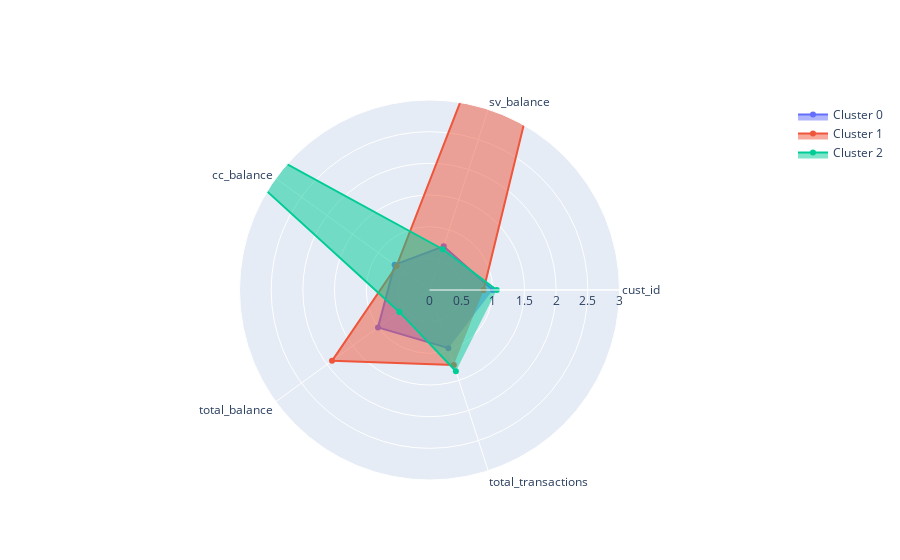

The cell this chart's notebook holds for it:
### Code cell
import plotly.graph_objects as go

categories = df_radar.columns.to_list()
fig = go.Figure()

i=0
for index, series in df_radar.iterrows():
    r = []
    r.append(series.values)
    
    fig.add_trace(go.Scatterpolar(
        r=r[0],
        theta=categories,
        fill='toself',
        name=f'Cluster {i}'))
    i+=1

fig.update_layout(
  polar=dict(
    radialaxis=dict(
      visible=True,
      range=[0, 3]
    )),
  showlegend=True)
  
fig.show()

### Figure 1 — Plotly figure (JSON) as saved in the notebook; plotly's stock layout.template omitted (floating-point values rounded to 4 significant figures)
{"data": [{"fill": "toself", "name": "Cluster 0", "r": [0.9996, 0.7249, 0.6806, 1.005, 0.9654], "theta": ["cust_id", "sv_balance", "cc_balance", "total_balance", "total_transactions"], "type": "scatterpolar"}, {"fill": "toself", "name": "Cluster 1", "r": [0.8535, 11.01, 0.6428, 1.903, 1.244], "theta": ["cust_id", "sv_balance", "cc_balance", "total_balance", "total_transactions"], "type": "scatterpolar"}, {"fill": "toself", "name": "Cluster 2", "r": [1.061, 0.6769, 5.215, 0.5883, 1.348], "theta": ["cust_id", "sv_balance", "cc_balance", "total_balance", "total_transactions"], "type": "scatterpolar"}], "layout": {"polar": {"radialaxis": {"range": [0, 3], "visible": true}}, "showlegend": true}}
